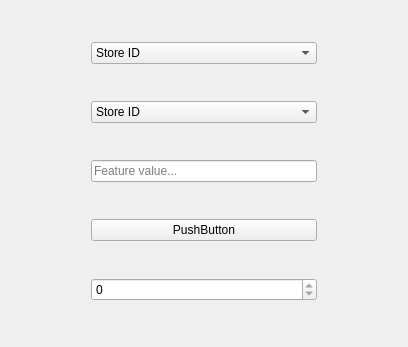
<?xml version="1.0" encoding="UTF-8"?>
<ui version="4.0">
 <class>findClosest</class>
 <widget class="QWidget" name="findClosest">
  <property name="geometry">
   <rect>
    <x>0</x>
    <y>0</y>
    <width>408</width>
    <height>347</height>
   </rect>
  </property>
  <property name="windowTitle">
   <string>Form</string>
  </property>
  <layout class="QGridLayout" name="gridLayout">
   <item row="0" column="0">
    <spacer name="horizontalSpacer">
     <property name="orientation">
      <enum>Qt::Horizontal</enum>
     </property>
     <property name="sizeType">
      <enum>QSizePolicy::Fixed</enum>
     </property>
     <property name="sizeHint" stdset="0">
      <size>
       <width>80</width>
       <height>20</height>
      </size>
     </property>
    </spacer>
   </item>
   <item row="0" column="1">
    <widget class="QComboBox" name="comboBox">
     <item>
      <property name="text">
       <string>Store ID</string>
      </property>
     </item>
     <item>
      <property name="text">
       <string>Store Area</string>
      </property>
     </item>
     <item>
      <property name="text">
       <string>Items Available</string>
      </property>
     </item>
     <item>
      <property name="text">
       <string>Daily Customers</string>
      </property>
     </item>
     <item>
      <property name="text">
       <string>Store Sales</string>
      </property>
     </item>
    </widget>
   </item>
   <item row="2" column="1">
    <widget class="QLineEdit" name="lineEdit">
     <property name="placeholderText">
      <string>Feature value...</string>
     </property>
    </widget>
   </item>
   <item row="1" column="1">
    <widget class="QComboBox" name="comboBox_2">
     <item>
      <property name="text">
       <string>Store ID</string>
      </property>
     </item>
     <item>
      <property name="text">
       <string>Store Area</string>
      </property>
     </item>
     <item>
      <property name="text">
       <string>Items Available</string>
      </property>
     </item>
     <item>
      <property name="text">
       <string>Daily Customers</string>
      </property>
     </item>
     <item>
      <property name="text">
       <string>Store Sales</string>
      </property>
     </item>
    </widget>
   </item>
   <item row="4" column="1">
    <widget class="QSpinBox" name="spinBox">
     <property name="readOnly">
      <bool>true</bool>
     </property>
    </widget>
   </item>
   <item row="0" column="2">
    <spacer name="horizontalSpacer_2">
     <property name="orientation">
      <enum>Qt::Horizontal</enum>
     </property>
     <property name="sizeType">
      <enum>QSizePolicy::Fixed</enum>
     </property>
     <property name="sizeHint" stdset="0">
      <size>
       <width>80</width>
       <height>20</height>
      </size>
     </property>
    </spacer>
   </item>
   <item row="3" column="1">
    <widget class="QPushButton" name="predictButton">
     <property name="text">
      <string>PushButton</string>
     </property>
    </widget>
   </item>
  </layout>
 </widget>
 <resources/>
 <connections/>
</ui>
